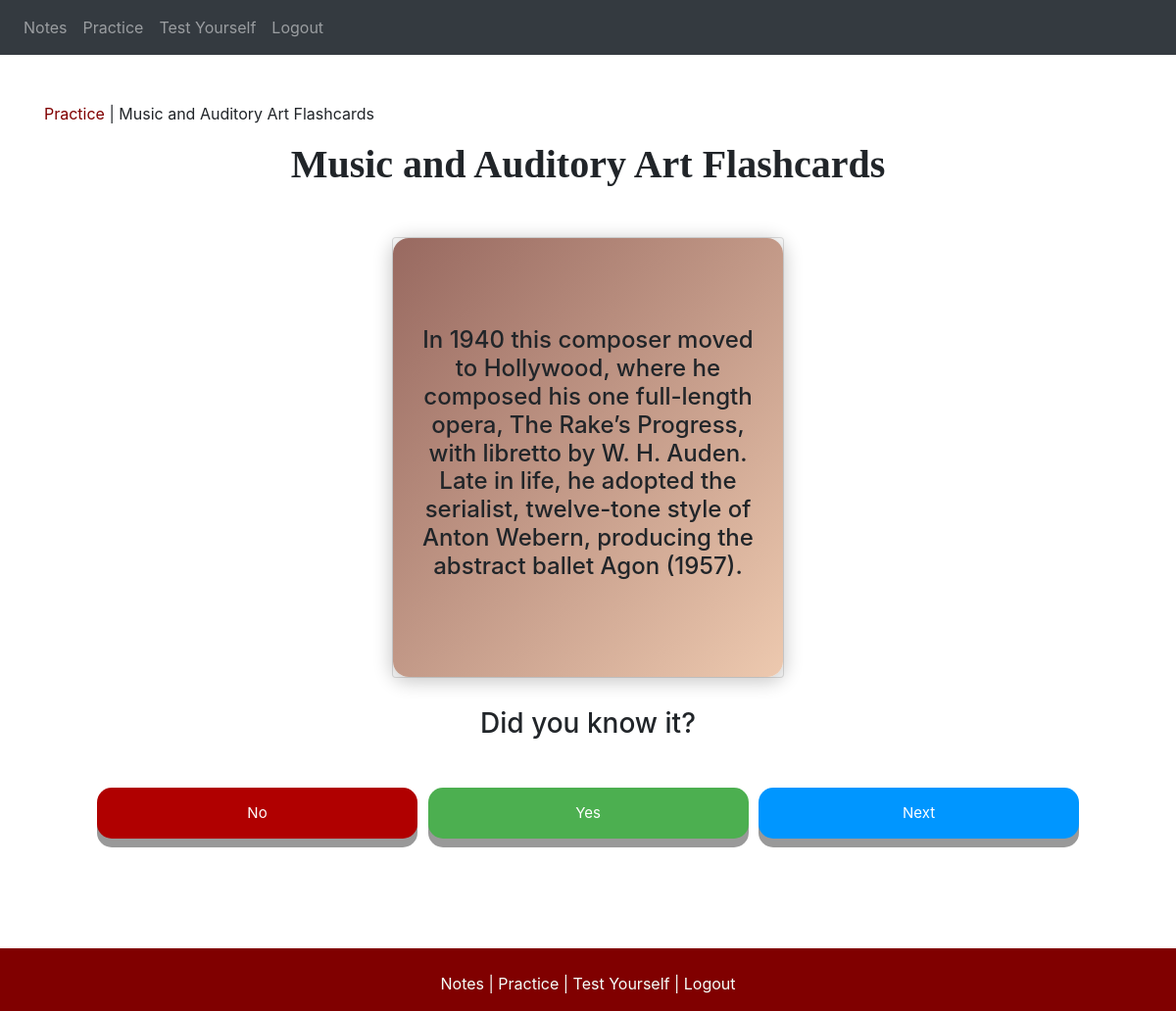
Screenshot of /practice/flashcards/music-and-auditory-art (signed in) with the database file from the repository.
### website/models.py (models this page shows)
class Musicandauditoryartcard(db.Model):
    id=db.Column(db.Integer, primary_key=True)
    question=db.Column(db.String(1000))
    answer=db.Column(db.String(100))

### website/views.py (the view)
@views.route('/practice/flashcards/music-and-auditory-art')
@login_required
def flashcards_music_and_auditory_art():
    musicandauditoryartcard  = Musicandauditoryartcard.query.order_by(func.random()).limit(1)
    return render_template("practice/flashcards/music-and-auditory-art.html", user=current_user, musicandauditoryartcard=musicandauditoryartcard)

### website/__init__.py (called while the page is built)
def create_app():
    app=Flask(__name__)
    app.config['SECRET_KEY']='krossekrabbepizzaistdiepizzanurfuerdichundmich'
    app.config['SQLALCHEMY_DATABASE_URI']='sqlite:///database.db'   #Define database location
    db.init_app(app)
    from .views import views
    from .auth import auth
    app.register_blueprint(views, url_prefix='/')
    app.register_blueprint(auth, url_prefix='/')
    from .models import User
    create_database(app)
    login_manager=LoginManager()
    login_manager.login_view='auth.login'        #where to redirect if not logged in
    login_manager.init_app(app)                  #telling login manager which app is used
    @login_manager.user_loader
    def load_user(id):
        return User.query.get(int(id))
    return app

### website/templates/practice/flashcards/music-and-auditory-art.html
{% extends "base.html" %} {% block title %}Music and Auditory Art Flashcards{% endblock %}
{% block content%}
<br />
<br />
<ul style="list-style-type:none; padding-left: 0;">
    <li style="display:inline"><a style="color: maroon;" href="/practice">Practice </a> | </li>
    <li style="display:inline">Music and Auditory Art Flashcards</li>
</ul>
<form method="POST">
<h1 align="center" style="font-family: Cambria; font-weight: bold; ">Music and Auditory Art Flashcards</h1>
<center>
    <div class="card">
		<div class="card__inner">
			<div class="card__face card__face--front" style="padding-left: 30px; padding-right: 30px">
				<center>
					<h4>
						{% for musicandauditoryartcard in musicandauditoryartcard %}
							{{ musicandauditoryartcard.question }}
					</h4>
				</center>
			</div>
			<div class="card__face card__face--back">
				<div class="card__content">
					<div class="card__header">
					</div>
					<div class="card__body">
						<center>
							<h2>
    							{{ musicandauditoryartcard.answer }}
  								{% endfor %}
							</h2>
						</center>
					</div>
				</div>
			</div>
		</div>
	</div>
</center>
</form>
<h3 style="margin-top: 30px;" align="center" >Did you know it?</h3>
<div class="button_list" style="margin-bottom: 150px;">
	<div class="table">
		<ul style="list-style-type:none;" align="center">
			<li style="display: inline-block; width: 30%; padding: 10px 3px;"><button type="button" class='button' style="background-color: #B00000;">No</button></li>
			<li style="display: inline-block; width: 30%; padding: 10px 3px;"><button type="button" class='button' style="background-color: #4CAF50;">Yes</button></li>
			<li style="display: inline-block; width: 30%; padding: 10px 3px;"><button type="button" class='button' style="background-color: #0096FF;">Next</button></li>
		</ul>
	</div>
</div>
{% endblock %}

### website/static/styles.css (style rules this page uses)
.table { display: table; margin: 0 auto; }
:root { --primary:#986960; --secondary: #edc9af; --dark: #212121; --light: #F3F3F3; }
* { margin: 0; padding: 0; }
.card { margin: 50px auto 0; width: 400px; height: 450px; perspective: 1000px; }
.card__inner { width: 100%; height: 100%; transition: transform 1s; transform-style: preserve-3d; cursor: pointer; position: relative; }
.card__face { position: absolute; width: 100%; height: 100%; -webkit-backface-visibility: hidden; backface-visibility: hidden; overflow: hidden; border-radius: 16px; box-shadow: 0px 3px 18px 3px rgba(0, 0, 0, 0.2); }
.card__face--front { background-image: linear-gradient(to bottom right, var(--primary), var(--secondary)); display: flex; align-items: center; justify-content: center; }
.card__face--back { background-color: var(--light); transform: rotateY(180deg); }
.card__content { width: 100%; height: 100%; }
.card__header { position: relative; padding: 30px 30px 40px; }
.card__header:after { content: ''; display: block; position: absolute; top: 0; left: 0; right: 0; bottom: 0; background-image: linear-gradient(to bottom left, var(--primary) 10%, var(--secondary) 115%); z-index: -1; border-radius: 0px 0px 50% 0px; }
.card__body { padding: 30px; }
.button { padding: 15px; font-size: 15px; width: 100%; cursor: pointer; text-align: center; text-decoration: none; outline: none; color: #fff; border: none; border-radius: 15px; box-shadow: 0 9px #999; margin-top: 30px; }
.button_list { display: flex; width: 100%; overflow: hidden; bottom: 0; padding-left: 20px 0; }

### rows the page displays
Musicandauditoryartcard: question "In 1940 this composer moved to Hollywood, where he composed his one full-length opera, The Rake’s Progress, with libretto by W. H. Auden. Late in life, he adopted the serialist, twelve-tone style of Anton Webern, producing the abstract ballet Agon (1957).", answer "Igor Stravinsky"
